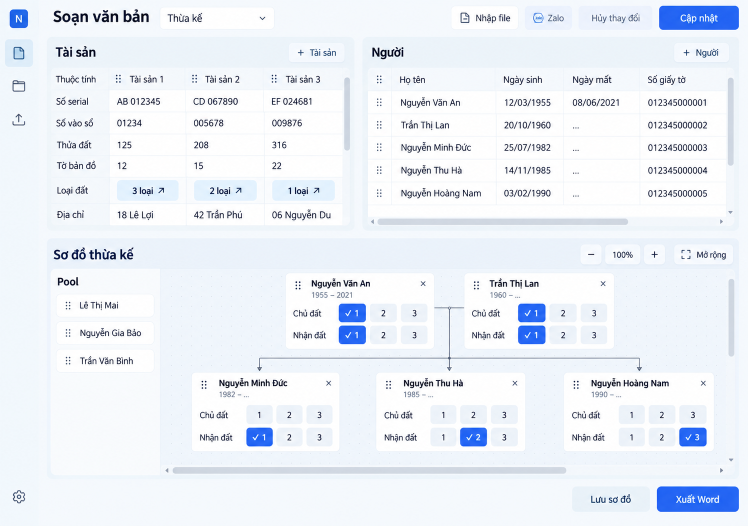
#> input picture .agent/tasks/MIN-123/references/approved-drafting.png, 1496 x 1051 px (shown at 1/2 size)
$ python -i prep.py   (imports and definitions only)
#> lines starting #> are read from the running program, lines starting #| are printed output that depends on the picture; after the words box and inside, x2 and y2 are one past the last pixel; in counts of white or black regions, pixels touching at a corner belong together
#> in write_processed_image, image is the input picture: PIL image 1496x1051 RGB; mean R, G, B 235.1, 240.1, 247.1
"""Zalo-owned media prep primitives — ported verbatim-behavior from
``notary_v2/services/zalo_inbox.py`` (MIN-103 slice C).

These are the *ingest-time* prep steps (2400px thumbnail, MedianFilter(3),
Contrast×1.12, autocontrast crop proposal, PyMuPDF ``Matrix(2,2)`` PDF render)
— a different pipeline from the OCR-time ``prepare_ai_image_bytes`` in
``qwen.py`` (1800px, JPEG q82). FR-031 forbids re-running crop/denoise/contrast
on a snapshot, so the two stay separate.

Error mapping: legacy raised ``InboxValidationError``; the module raises
``OcrError`` with the same Vietnamese messages so upstream wording is kept.
"""
from __future__ import annotations

import io
from pathlib import Path
from typing import Any

import fitz
from PIL import Image, ImageEnhance, ImageFilter, ImageOps

from .errors import OcrError

# Verbatim tuning constants from zalo_inbox.py.
CROP_THRESHOLD = 24            # mask cutoff in _proposed_crop (:979)
CROP_MIN_AREA_RATIO = 0.40     # bbox area gate (:986)
CROP_MAX_AREA_RATIO = 0.97
PROCESSED_MAX_PX = 2400        # thumbnail box in _write_processed_image (:993)
PROCESSED_MEDIAN_SIZE = 3      # MedianFilter(size=3) (:994)
PROCESSED_CONTRAST = 1.12      # Contrast enhance factor (:995)
PROCESSED_JPEG_QUALITY = 90    # save quality (:997,:1002)
PDF_RENDER_ZOOM = 2            # fitz.Matrix(2,2) ≈144dpi (:1030)


# [62 lines left out: functions _read_source, _detect_mime, inspect_media, not called in this run]


def proposed_crop(image: Image.Image) -> tuple[int, int, int, int] | None:
    """Port of ``_proposed_crop`` (zalo_inbox.py:976-988).

    Autocontrast → invert → threshold>24 mask → bbox; rejected when the bbox
    area ratio is outside [0.40, 0.97].
    """
    gray = ImageOps.autocontrast(ImageOps.grayscale(image))
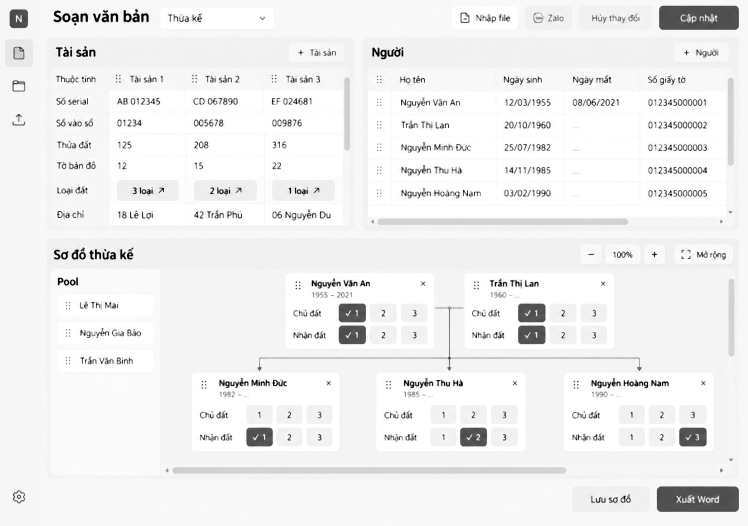
#> gray: PIL image 1496x1051 L (shown at 1/2 size); min 0, max 255, mean 239.7
    inverted = ImageOps.invert(gray)
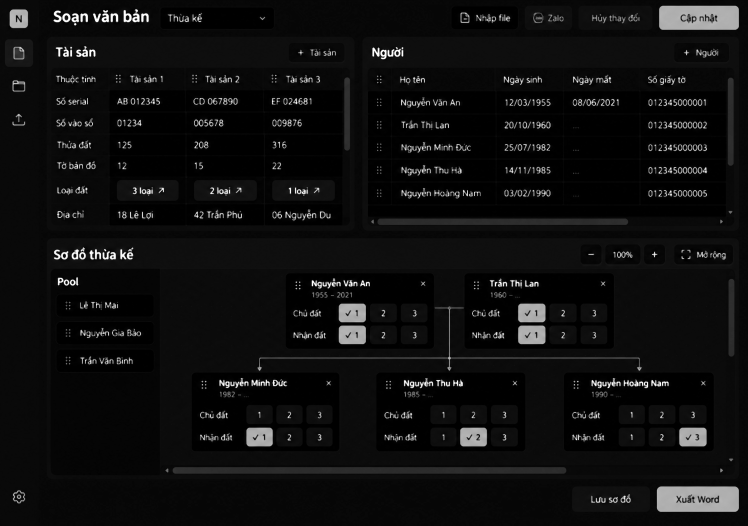
#> inverted: PIL image 1496x1051 L (shown at 1/2 size); min 0, max 255, mean 15.3
    mask = inverted.point(lambda value: 255 if value > CROP_THRESHOLD else 0)
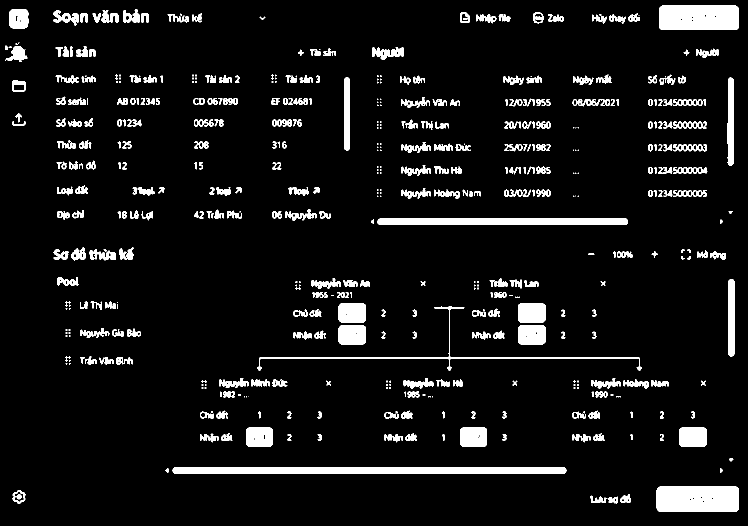
#> mask: PIL image 1496x1051 L (shown at 1/2 size); 7.3% white; 500 white regions (152 under 20 px), largest, box (x1, y1, x2, y2) and area: (345, 934, 1133, 948) 10212, (1313, 972, 1478, 1024) 8415, (1318, 11, 1478, 60) 7735
    bbox = mask.getbbox()
#> bbox = (11, 11, 1478, 1024)
    if not bbox:
        return None
    width, height = image.size
#> width = 1496; height = 1051
    area = (bbox[2] - bbox[0]) * (bbox[3] - bbox[1])
#> area = 1486071
    ratio = area / max(1, width * height)
#> ratio = 0.945
    if ratio < CROP_MIN_AREA_RATIO or ratio > CROP_MAX_AREA_RATIO:
        return None
    return bbox


def write_processed_image(
    src: Image.Image | str | Path | bytes,
    dst_full: str | Path,
    dst_crop: str | Path | None = None,
) -> tuple[Path, Path | None]:
    """Port of ``_write_processed_image`` (zalo_inbox.py:991-1003).

    EXIF transpose → RGB → ≤2400 LANCZOS thumbnail → MedianFilter(3) →
    Contrast×1.12 → JPEG q90 to ``dst_full``. Then ``proposed_crop`` runs on
    the *processed* image; when a bbox exists and ``dst_crop`` is given the
    crop is written as JPEG q90. Returns ``(full_path, crop_path|None)``.
    """
    if isinstance(src, Image.Image):
        image = src
    elif isinstance(src, (str, Path)):
        image = Image.open(src)
    else:
        image = Image.open(io.BytesIO(bytes(src)))

    image = ImageOps.exif_transpose(image).convert("RGB")
    image.thumbnail((PROCESSED_MAX_PX, PROCESSED_MAX_PX), Image.Resampling.LANCZOS)
    image = image.filter(ImageFilter.MedianFilter(size=PROCESSED_MEDIAN_SIZE))
    image = ImageEnhance.Contrast(image).enhance(PROCESSED_CONTRAST)

    full_path = Path(dst_full)
    full_path.parent.mkdir(parents=True, exist_ok=True)
    image.save(full_path, "JPEG", quality=PROCESSED_JPEG_QUALITY, optimize=True)

    bbox = proposed_crop(image)
#> bbox = (11, 11, 1478, 1024)
    if bbox is None or dst_crop is None:
        return full_path, None
    crop_path = Path(dst_crop)
    crop_path.parent.mkdir(parents=True, exist_ok=True)
    image.crop(bbox).save(crop_path, "JPEG", quality=PROCESSED_JPEG_QUALITY, optimize=True)
    return full_path, crop_path


# [20 lines left out: function render_pdf_pages, not called in this run]

>>> result = write_processed_image('../../../../.agent/tasks/MIN-123/references/approved-drafting.png', 'out.png')

$ run again, on .agent/tasks/MIN-123/references/approved-land-types.png
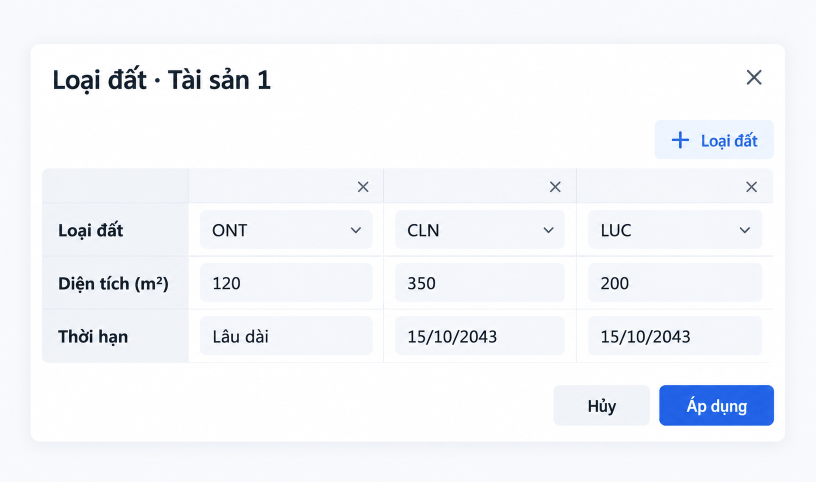
#> input picture .agent/tasks/MIN-123/references/approved-land-types.png, 1631 x 964 px (shown at 1/2 size)
#> in write_processed_image, image is the input picture: PIL image 1631x964 RGB; mean R, G, B 243, 245.2, 249
#> in proposed_crop, `inverted = ImageOps.invert(gray)`:
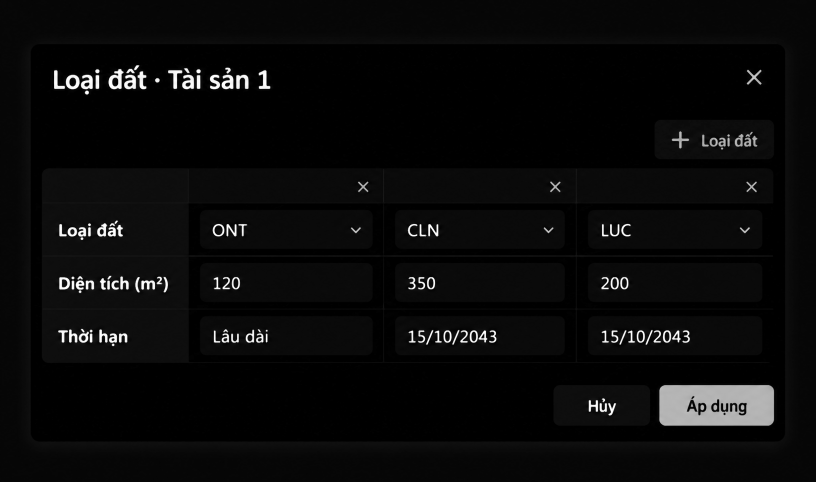
#> inverted: PIL image 1631x964 L (shown at 1/2 size); min 0, max 255, mean 10.3
#> in proposed_crop, `mask = inverted.point(lambda value: 255 if value > CROP_THRESHOLD else..`:
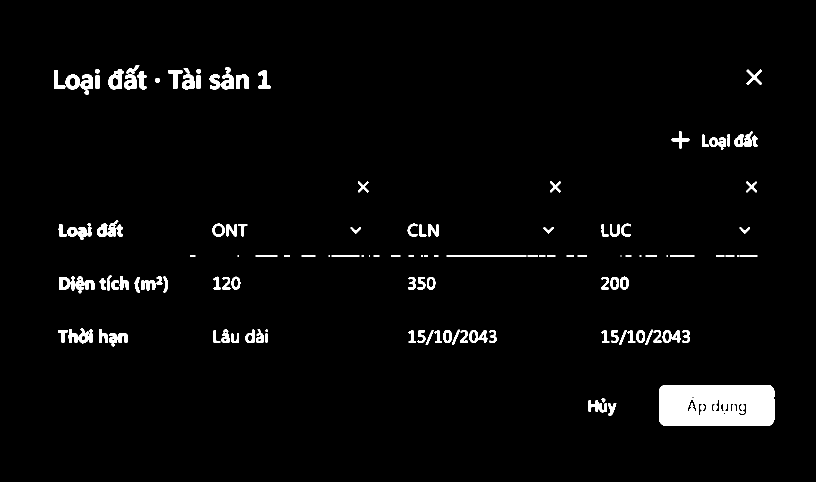
#> mask: PIL image 1631x964 L (shown at 1/2 size); 3% white; 143 white regions (11 under 20 px), largest, box (x1, y1, x2, y2) and area: (1318, 770, 1549, 852) 17569, (217, 138, 248, 179) 724, (1469, 263, 1506, 294) 620
#> in proposed_crop, `bbox = mask.getbbox()`: bbox = (108, 130, 1549, 852)
#> area = 1040402
#> ratio = 0.662
#> in write_processed_image, `bbox = proposed_crop(image)`: bbox = (108, 130, 1549, 852)
